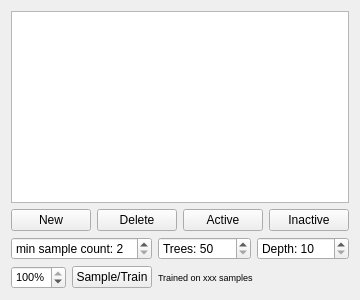
       <widget class="QWidget" name="tabML">
        <attribute name="title">
         <string>ML</string>
        </attribute>
        <layout class="QVBoxLayout" name="verticalLayout_11">
         <item>
          <layout class="QVBoxLayout" name="verticalLayout_12">
           <item>
            <widget class="QTableWidget" name="tblMLFeatureList">
             <property name="font">
              <font>
               <pointsize>8</pointsize>
               <bold>false</bold>
              </font>
             </property>
            </widget>
           </item>
           <item>
            <layout class="QHBoxLayout" name="horizontalLayout_17">
             <item>
              <widget class="QPushButton" name="btnMLAddFeature">
               <property name="text">
                <string>New</string>
               </property>
              </widget>
             </item>
             <item>
              <widget class="QPushButton" name="btnMLRemoveFeature">
               <property name="text">
                <string>Delete</string>
               </property>
              </widget>
             </item>
             <item>
              <widget class="QPushButton" name="btnMLActivateFeature">
               <property name="text">
                <string>Active</string>
               </property>
              </widget>
             </item>
             <item>
              <widget class="QPushButton" name="btnMLDeactivateFeature">
               <property name="text">
                <string>Inactive</string>
               </property>
              </widget>
             </item>
            </layout>
           </item>
          </layout>
         </item>
         <item>
          <layout class="QHBoxLayout" name="horizontalLayout_15">
           <item>
            <widget class="QSpinBox" name="spinBoxMinSampleCount">
             <property name="font">
              <font>
               <pointsize>9</pointsize>
              </font>
             </property>
             <property name="prefix">
              <string>min sample count: </string>
             </property>
             <property name="minimum">
              <number>2</number>
             </property>
             <property name="maximum">
              <number>22</number>
             </property>
            </widget>
           </item>
           <item>
            <widget class="QSpinBox" name="spinBoxMLTrees">
             <property name="font">
              <font>
               <pointsize>9</pointsize>
              </font>
             </property>
             <property name="prefix">
              <string>Trees: </string>
             </property>
             <property name="minimum">
              <number>50</number>
             </property>
             <property name="maximum">
              <number>500</number>
             </property>
             <property name="singleStep">
              <number>10</number>
             </property>
            </widget>
           </item>
           <item>
            <widget class="QSpinBox" name="spinBoxMLDepth">
             <property name="font">
              <font>
               <pointsize>9</pointsize>
              </font>
             </property>
             <property name="prefix">
              <string>Depth: </string>
             </property>
             <property name="minimum">
              <number>10</number>
             </property>
             <property name="maximum">
              <number>40</number>
             </property>
            </widget>
           </item>
          </layout>
         </item>
         <item>
          <layout class="QHBoxLayout" name="horizontalLayout_18"/>
         </item>
         <item>
          <layout class="QHBoxLayout" name="horizontalLayout_16">
           <item>
            <widget class="QSpinBox" name="spinBoxMLSampling">
             <property name="font">
              <font>
               <pointsize>8</pointsize>
              </font>
             </property>
             <property name="suffix">
              <string>%</string>
             </property>
             <property name="prefix">
              <string/>
             </property>
             <property name="minimum">
              <number>1</number>
             </property>
             <property name="maximum">
              <number>100</number>
             </property>
             <property name="singleStep">
              <number>5</number>
             </property>
             <property name="value">
              <number>100</number>
             </property>
            </widget>
           </item>
           <item>
            <widget class="QPushButton" name="trainML">
             <property name="minimumSize">
              <size>
               <width>0</width>
               <height>0</height>
              </size>
             </property>
             <property name="text">
              <string>Sample/Train</string>
             </property>
            </widget>
           </item>
           <item>
            <widget class="QLabel" name="lblMLStatus">
             <property name="sizePolicy">
              <sizepolicy hsizetype="Expanding" vsizetype="Preferred">
               <horstretch>0</horstretch>
               <verstretch>0</verstretch>
              </sizepolicy>
             </property>
             <property name="font">
              <font>
               <pointsize>7</pointsize>
              </font>
             </property>
             <property name="text">
              <string>Trained on xxx samples</string>
             </property>
             <property name="wordWrap">
              <bool>true</bool>
             </property>
            </widget>
           </item>
          </layout>
         </item>
        </layout>
       </widget>
